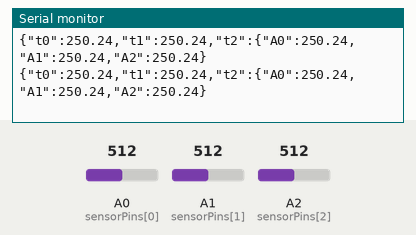
This sketch was run on a simulated Arduino Uno, built with avr-gcc and run on an emulated ATmega328P. Shown: the last lines printed to the serial monitor. The inputs (shaded band) are chosen by the test bench; at power-on: A0 (sensorPins[0]) = 512, A1 (sensorPins[1]) = 512, A2 (sensorPins[2]) = 512.

Above: at 1.8 s.
1.9 s: A0 (sensorPins[0]) set to 716
At 2.8 s:
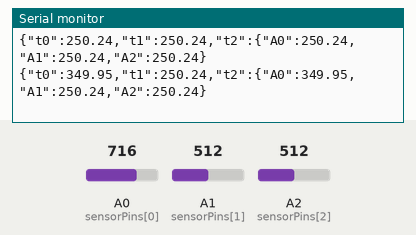
3.4 s: A1 (sensorPins[1]) set to 716
At 4.7 s:
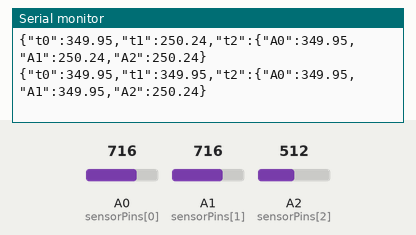
4.9 s: A2 (sensorPins[2]) set to 716
At 5.8 s:
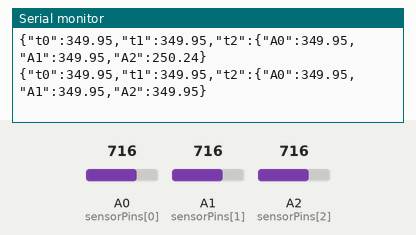
6.4 s: A0 (sensorPins[0]) set to 900
At 7.7 s:
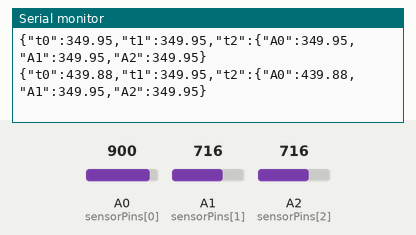
7.9 s: A1 (sensorPins[1]) set to 900
At 8.9 s:
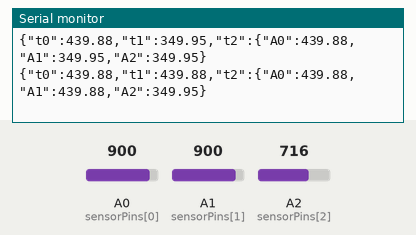
9.4 s: A2 (sensorPins[2]) set to 900
At 10.8 s:
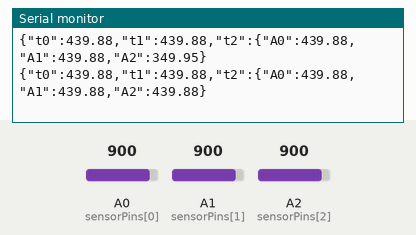
Timing chart, 0 to 11.9 s (numbered marks = the images above; inputs shaded):
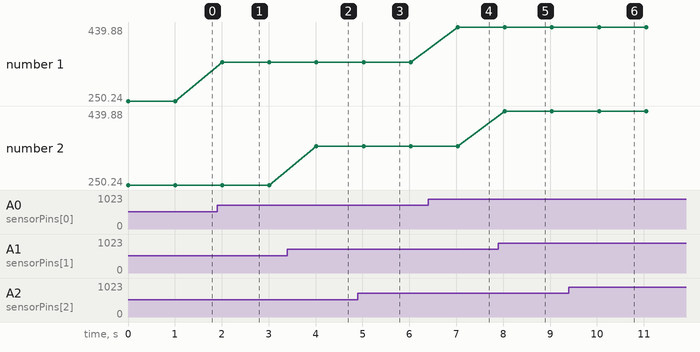

Measured:
- after the input at 1.9 s, the serial monitor: prints a new line after 0.11 s (image 1)
- after the input at 3.4 s, the serial monitor: prints a new line after 0.62 s (image 2)
- after the input at 4.9 s, the serial monitor: prints a new line after 0.12 s (image 3)
- after the input at 6.4 s, the serial monitor: prints a new line after 0.63 s (image 4)
- after the input at 7.9 s, the serial monitor: prints a new line after 0.14 s (image 5)
- after the input at 9.4 s, the serial monitor: prints a new line after 0.65 s (image 6)
- plotted number 1: 250.24 → 349.95 after the input at 1.9 s, 349.95 → 439.88 after the input at 6.4 s

The sketch:

LM35_TempReader.ino
```cpp
int sensorPins[3] = {A0, A1, A2};

void setup() {
  Serial.begin(9600);
}

void loop() {
  int adc0 = analogRead(sensorPins[0]);
  int adc1 = analogRead(sensorPins[1]);
  int adc2 = analogRead(sensorPins[2]);

  float temp0 = (adc0 * 500.0) / 1023.0;
  float temp1 = (adc1 * 500.0) / 1023.0;
  float temp2 = (adc2 * 500.0) / 1023.0;


  // JSON output
  Serial.print("{\"t0\":");
  Serial.print(temp0);
  Serial.print(",\"t1\":");
  Serial.print(temp1);
  Serial.print(",\"t2\":");

// Xuất dữ liệu qua Serial theo định dạng JSON cho cả 3 kênh
  Serial.print("{\"A0\":");
  Serial.print(temp0);
  Serial.print(",\"A1\":");
  Serial.print(temp1);
  Serial.print(",\"A2\":");

  Serial.print(temp2);
  Serial.println("}");

  delay(1000);
}
```
